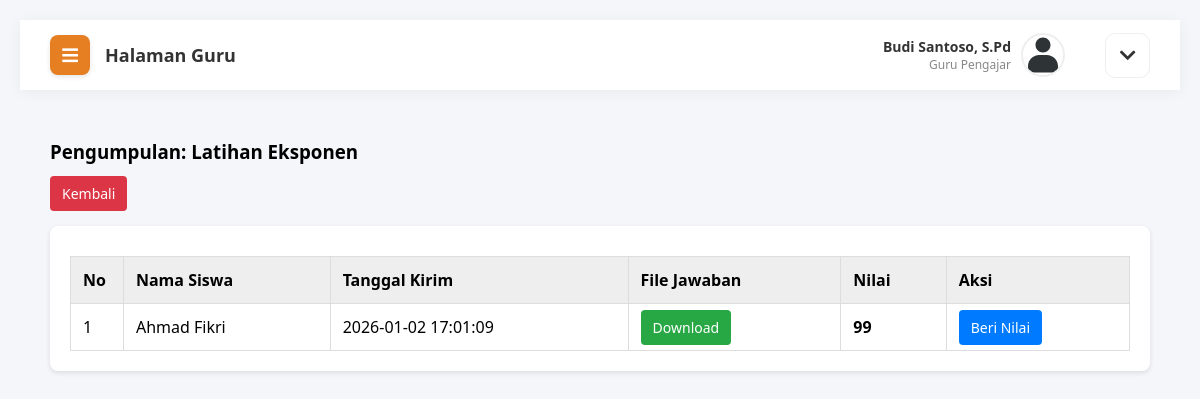
The app's page /guru/tugas_lihat.php?id=1 (signed in) with its own data.
### tables this page shows
CREATE TABLE `tugas` (
  `id_tugas` int(11) NOT NULL,
  `mapel_id` int(11) NOT NULL,
  `judul_tugas` varchar(200) NOT NULL,
  `deskripsi` text DEFAULT NULL,
  `deadline` datetime NOT NULL,
  `tipe` enum('tugas','kuis') DEFAULT 'tugas',
  `file_tugas` varchar(255) DEFAULT NULL
);

CREATE TABLE `pengumpulan` (
  `id_pengumpulan` int(11) NOT NULL,
  `tugas_id` int(11) NOT NULL,
  `siswa_id` int(11) NOT NULL,
  `file_siswa` varchar(255) DEFAULT NULL,
  `nilai` int(11) DEFAULT 0,
  `komentar_guru` text DEFAULT NULL,
  `tanggal_kumpul` datetime DEFAULT current_timestamp()
);

CREATE TABLE `users` (
  `id_user` int(11) NOT NULL,
  `username` varchar(50) NOT NULL,
  `password` varchar(255) NOT NULL,
  `nama_lengkap` varchar(100) NOT NULL,
  `email` varchar(100) DEFAULT NULL,
  `role` enum('admin','guru','siswa') NOT NULL,
  `foto_profil` varchar(255) DEFAULT 'default.jpg',
  `created_at` timestamp NOT NULL DEFAULT current_timestamp()
);

### guru/tugas_lihat.php (the view, shortened to what this page needs)
<?php include 'header.php'; ?>
<?php
$id_tugas = $_GET['id'];
$info_tugas = mysqli_fetch_assoc(mysqli_query($koneksi, "SELECT * FROM tugas WHERE id_tugas='$id_tugas'"));
?>
<h3>Pengumpulan: <?php echo $info_tugas['judul_tugas']; ?></h3>
<a href="tugas.php" class="btn btn-red">Kembali</a>
<br><br>
<div class="table-container">
    <table border="1">
        <thead>
            <tr>
                <th width="5%">No</th>
                <th>Nama Siswa</th>
                <th>Tanggal Kirim</th>
                <th>File Jawaban</th>
                <th>Nilai</th>
                <th>Aksi</th>
            </tr>
        </thead>
        <tbody>
            <?php
            $no = 1;
            $query = "SELECT pengumpulan.*, users.nama_lengkap
                      FROM pengumpulan
                      JOIN users ON pengumpulan.siswa_id = users.id_user
                      WHERE pengumpulan.tugas_id='$id_tugas'";
            $data = mysqli_query($koneksi, $query);
            while($d = mysqli_fetch_array($data)){
            ?>
            <tr>
                <td><?php echo $no++; ?></td>
                <td><?php echo $d['nama_lengkap']; ?></td>
                <td><?php echo $d['tanggal_kumpul']; ?></td>
                <td>
                    <a href="../uploads/tugas/<?php echo $d['file_jawaban']; ?>" target="_blank" class="btn btn-green btn-sm">Download</a>
                </td>
                <td>
                    <?php
                    if($d['nilai'] == 0) { echo "-"; }
                    else { echo "<b>" . $d['nilai'] . "</b>"; }
                    ?>
                </td>
                <td>
                    <a href="tugas_nilai.php?id=<?php echo $d['id_pengumpulan']; ?>" class="btn btn-blue">Beri Nilai</a>
                </td>
            </tr>
            <?php } ?>
        </tbody>
    </table>
</div>
<?php include 'footer.php'; ?>

### assets/css/style.css (style rules this page uses)
body { background-color: #f4f6f9; font-family: 'Poppins', 'Segoe UI', sans-serif; margin: 0; height: 100vh; display: flex; justify-content: center; align-items: center; overflow: hidden; }
.table-container { background: #fff; padding: 20px; border-radius: 8px; box-shadow: 0 2px 5px rgba(0,0,0,0.1); }
table { width: 100%; border-collapse: collapse; margin-top: 10px; }
table, th, td { border: 1px solid #ddd; }
th, td { padding: 12px; text-align: left; }
th { background-color: #eee; }
.btn { padding: 8px 12px; border: none; border-radius: 4px; color: #fff; text-decoration: none; cursor: pointer; font-size: 14px; }
.btn-green { background-color: #28a745; }
.btn-blue { background-color: #007bff; }
.btn-red { background-color: #dc3545; }
body, html { margin: 0; padding: 0; width: 100%; height: 100%; font-family: 'Poppins', sans-serif; overflow-x: hidden; }
body { background-color: #f4f6f9; font-family: 'Segoe UI', 'Poppins', sans-serif; margin: 0; overflow-x: hidden; }
body.dashboard-body { height: auto !important; display: block !important; overflow-x: hidden !important; overflow-y: auto !important; }

### records on screen
tugas: judul_tugas "Latihan Eksponen"
pengumpulan: siswa.nama_lengkap "Ahmad Fikri", tanggal_kumpul "2026-01-02 17:01:09", nilai "99"

### other values on screen
$_SESSION['nama_lengkap'] "Budi Santoso, S.Pd"
